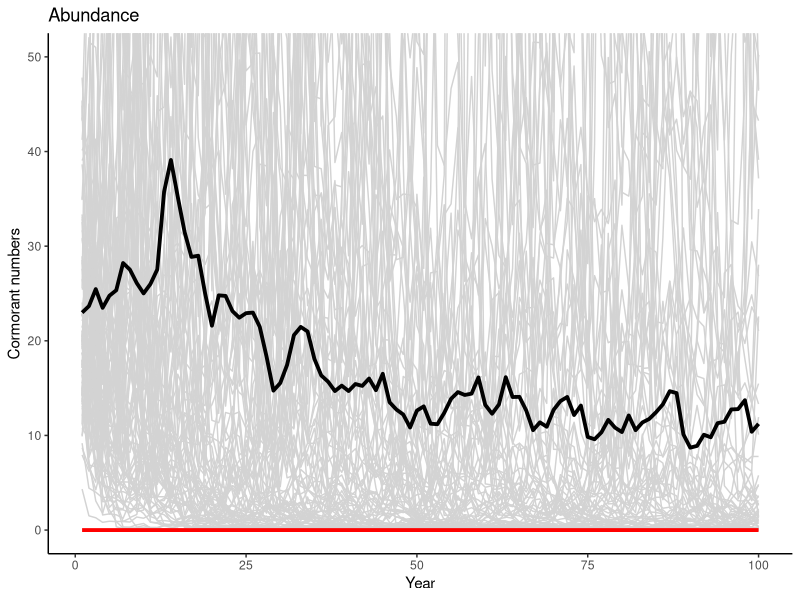
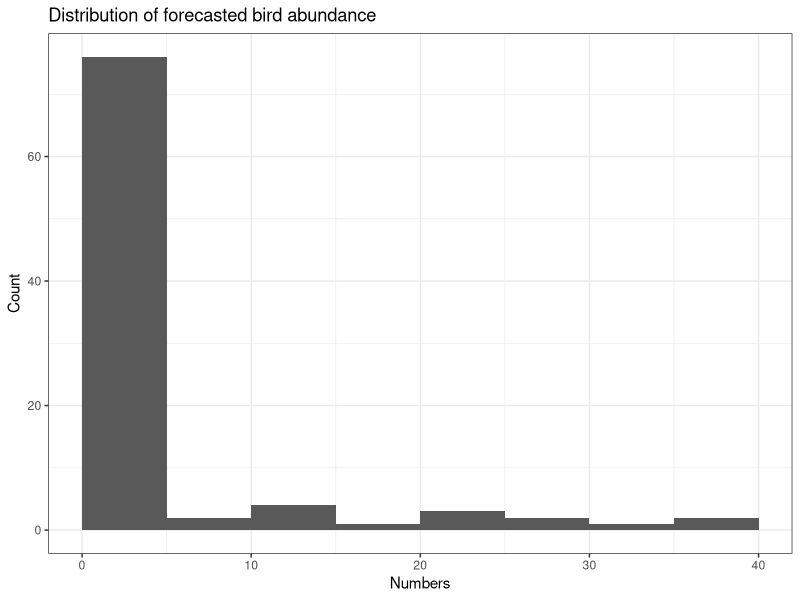

The R script that drew these images, in order:
# Use the cormorant model and add:

# 1. stochastic winter severity (compound binomial and beta distributions) to 
#    simulate natural mortality, replace the original death function with
#    binomial probability of bad winter (p(bad) = .2), that selects the 
#    average mortality rate and then use this as the mean for a beta distribution
#    of the actual death rate
# 2. gamma distributed stochastic variation in birth rates with a skew
# 3. normal distribution of cull levels, same as assignment 3.2

# Set an objective for controlled abundance level and determine target cull amount that meets the objective 90% of the time.

# Determine the number of simulations needed to be 95% certain your harvest rate is sufficient to meet the objective

library(ggplot2)

# Define variables for processes
# Birth rate
a <- 1
b <- .0046
g_scale <- 1.5  # gamma scale
# gamma shape defined by avg_br/scale

# Death rate
binom_p <- .2     # prob of high mortality
avg_dr_high <- .6 # high mortality average
avg_dr_low  <- .3 # low mortality average
beta_a <- 2  # beta shape 1
# beta shape 2 defined by beta_a/avg_dr - beta_a

hm <- 0  # average harvest or culling rate (1000s)
hsd <- .4 * hm # standard deviation of harvest: cv = .4

# Set up a data frame for time series of numbers and rates for each replicate simulation
birds_over_time <- numeric(10000) # 100 years x 100 replicates
harvest <- numeric(10000)
years <- numeric(10000)
reps <- numeric(10000)
outputs <- data.frame(reps,years,birds_over_time,harvest)
df_counter <- 1 # initial row for data frame

# Start a loop over replicate simulations
for (sims in 1:100) {
  
  # Re-establish starting values for each replicate simulation
  birds <- 20
  
  # Start the main simulation loop over time
  for (i in 1:100) {   # we will run the model for 100 time steps
    
    # Calculate the birth and death rates according to our dynamic processes
    # births per female is gamma dist around Ricker (density dependent) average
    avg_br <- a * exp(-b * birds)
    g_shape <- avg_br/g_scale
    births_per_female <- rgamma(1,shape=g_shape,scale=g_scale)

    # deaths per capita depend on high vs low Bernoulli draw and beta
    if (rbinom(n=1,size=1,prob=binom_p)==1) {  # single Bernoulli trial, high mort if result is 1
      beta_b <- beta_a/avg_dr_high - beta_a
    } else {
      beta_b <- beta_a/avg_dr_low - beta_a
    }
    deaths_per_capita <- rbeta(1,shape1=beta_a,shape2=beta_b)

    # Convert rates to actual numbers
    births <- births_per_female * birds / 2  # divide by 2 because per female
    deaths <- deaths_per_capita * birds
    harvest <- rnorm(1,hm,hsd)  # normally distributed harvest variation
    
    # Apply the tautology
    birds <- birds + births - deaths - harvest
    if (birds < 0) birds <- 0
    
    # Add a row to the output data frame
    outputs[df_counter,] <- c(sims,i,birds,harvest)
    df_counter <- df_counter + 1
    #close the time loop
  }
  #close the replicate simulation loop
}

# Assignment 3.1.2 - frequency for #s < 10,000
too_low <- subset(outputs, outputs$birds_over_time<10)
prop_low <- length(too_low$birds_over_time)/length(outputs$birds_over_time)

# calculate the mean across simulations
avg_birds <- as.numeric(by(outputs$birds, outputs$years, FUN=mean))
avg_harvest <- as.numeric(by(outputs$harvest, outputs$years, FUN=mean))

# Plot the results - ggplot version
x <- seq(from=1,to=100)
Number_plot <- ggplot() +
  geom_line(mapping=aes(x=outputs$years,y=outputs$birds_over_time, group=outputs$reps),
            color = 'lightgrey') +
  geom_line(mapping=aes(x=x, y=avg_birds),
            color='black', size=1.3) +
  geom_line(mapping=aes(x=x, y=avg_harvest),
            color='red', size=1.3) +
  labs(title = "Abundance",
       x = "Year",
       y = "Cormorant numbers") +
  coord_cartesian(ylim=c(0,50)) +
  theme_classic()
plot(Number_plot)
lastyear <- subset(outputs,outputs$years==100)
breaks <- seq(0,40,5)  # define bins for histogram using "breaks"
Dist_plot <- ggplot() +
  geom_histogram(mapping = aes(x=lastyear$birds_over_time),
                 breaks=breaks) +
  labs(title="Distribution of forecasted bird abundance",
       x="Numbers",
       y="Count") +
  theme_bw()
plot(Dist_plot)                 
